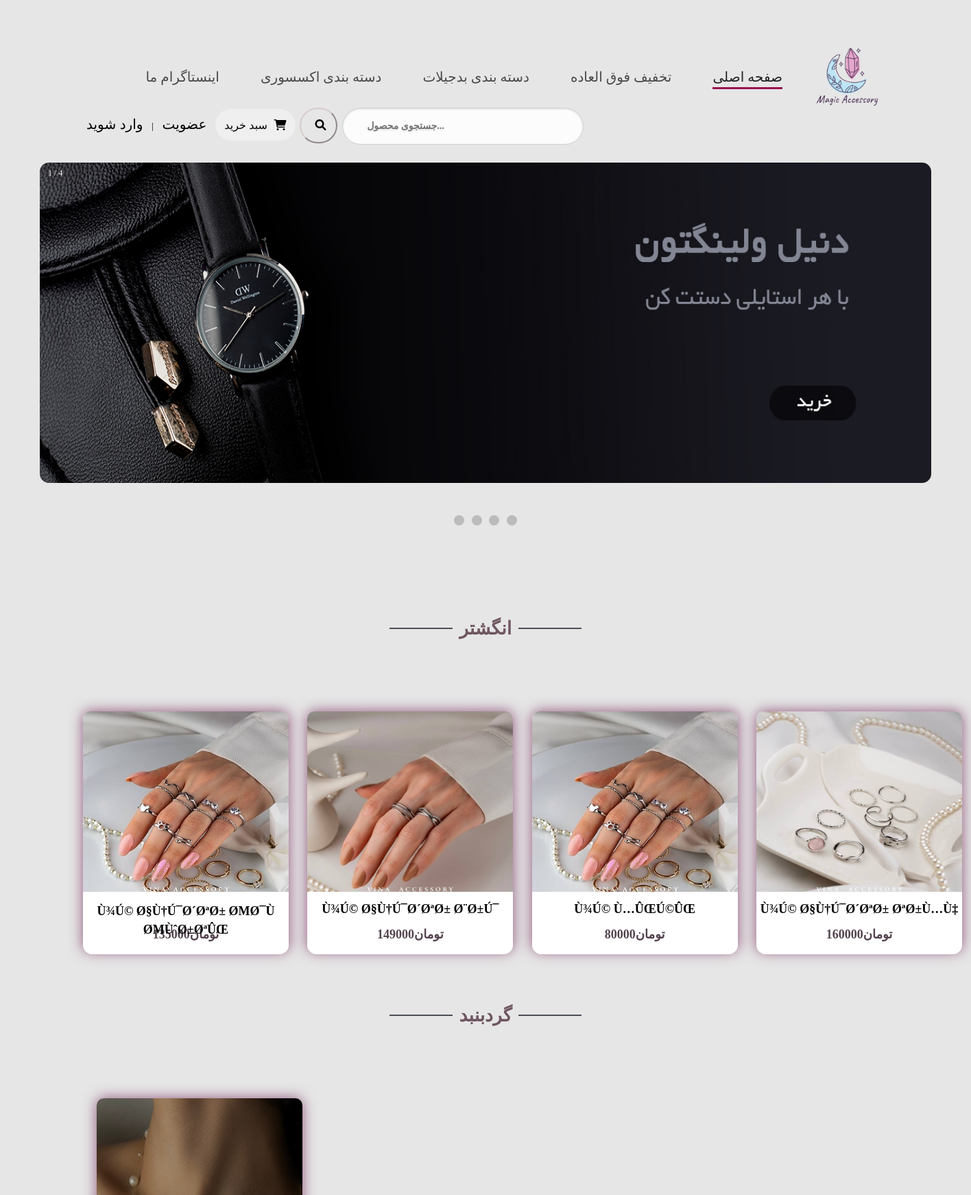
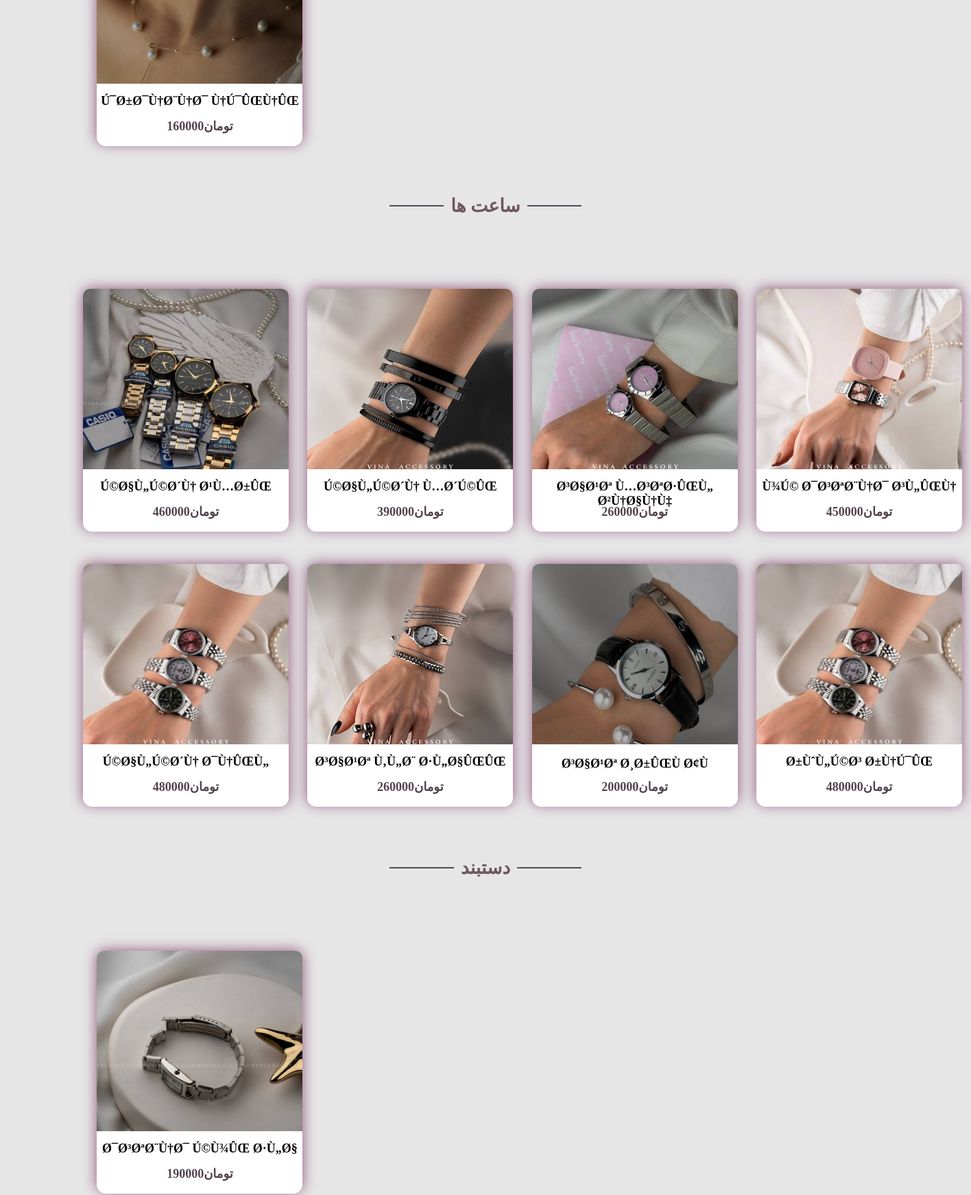
Page /sort.php (upper part) on the committed database (2 pictures, top to bottom).
### tables this page shows
CREATE TABLE IF NOT EXISTS `product` (
  `pro_code` int NOT NULL,
  `pro_name` varchar(200) NOT NULL,
  `pro_price` float NOT NULL,
  `pro_image` varchar(80) NOT NULL,
  `pro_detail` text NOT NULL,
  `pro_created` date NOT NULL,
  `pro_qty` int NOT NULL
);

### sort.php (the view, shortened to what this page needs)
<?php
include ("includes/header.php");
 $link = mysqli_connect("localhost","root","","shop_acessory");
 $query = "SELECT * FROM product";
 $result = mysqli_query($link,$query);
?>
 <div class="a">
        <div class="hr">
            <hr>
            <b>  انگشتر  </b>
            <hr>
          </div>
          <div class="p">
 <table width="80%" style="border:0px;margin-left: 65pt;">
    <tr>
		<?php
		$counter=0;
		while($row=mysqli_fetch_array($result)){
            if($counter < 8){
                if ($row['pro_code'] > 0 && $row['pro_code']<100) {
			$counter++;
		?>
      <td style="width: 33%; border:0; ">
    <div class="container" >
        <div class="table-price" style="width: 300px;height: 350px">
              <div class="pic-item" >
                   <div   height="150px" id="Layer_1"   width="150px" >
                   <a href="product.php?id=<?php echo($row['pro_code']) ?>">
                                      <img src="image/<?php echo($row['pro_image']) ?>" />
                           </a>
                   </div>
               </div>
               <div class="description" >
                      <h1 class="title"><?php echo($row['pro_name']) ?></h1>
                      <br><br>
                      <h2  class="title2"><?php echo($row['pro_price']) ?>تومان </h2 >
                </div>
        </div>
  </div>
  </td>
  <?php
	if ($counter % 4 == 0) {
                echo "</tr><tr>";
            }
        }
    }
        }
	?>
</table>
</div>
<?php
 $result1 = mysqli_query($link,$query);
?>
<div class="a">
        <div class="hr">
            <hr>
            <b>  گردبنبد  </b>
            <hr>
          </div>
          <div class="p">
 <table width="80%" style="border:0px;margin-left: 65pt;">
    <tr>
		<?php
		$counter=0;
		while($row=mysqli_fetch_array($result1)){
            if($counter < 8){
                if ($row['pro_code'] > 200 && $row['pro_code']<300) {
			$counter++;
		?>
      <td style="width: 33%; border:0; ">
    <div class="container" >
        <div class="table-price" style="width: 300px;height: 350px">
              <div class="pic-item" >
                   <div   height="150px" id="Layer_1"   width="150px" >
                   <a href="product.php?id=<?php echo($row['pro_code']) ?>">
                                      <img src="image/<?php echo($row['pro_image']) ?>" />
                           </a>
                   </div>
               </div>
               <div class="description" >
                      <h1 class="title"><?php echo($row['pro_name']) ?></h1>
                      <br><br>
                      <h2  class="title2"><?php echo($row['pro_price']) ?>تومان </h2 >
                </div>
        </div>
  </div>
  </td>
  <?php
        }
    }
        }
        while ($counter % 4 != 0) {
            echo '<td style="border:0;"></td>';
            $counter++;
        }
	?>
</table>
<?php
 $result2 = mysqli_query($link,$query);
?>
</div>
    <div class="a">
        <div class="hr">
            <hr>
            <b>   ساعت ها   </b>
            <hr>
          </div>
          <div class="p">
 <table width="80%" style="border:0px;margin-left: 65pt;">
    <tr>
		<?php
		$counter=0;
		while($row=mysqli_fetch_array($result2)){
            if($counter < 8){
                if ($row['pro_code'] > 300 && $row['pro_code']<400) {
			$counter++;
		?>
      <td style="width: 33%; border:0; ">
    <div class="container" >
        <div class="table-price" style="width: 300px;height: 350px">
              <div class="pic-item" >
                   <div   height="150px" id="Layer_1"   width="150px" >
                   <a href="product.php?id=<?php echo($row['pro_code']) ?>">
                                      <img src="image/<?php echo($row['pro_image']) ?>" />
                           </a>
                   </div>
               </div>
               <div class="description" >
                      <h1 class="title"><?php echo($row['pro_name']) ?></h1>
                      <br><br>
                      <h2  class="title2"><?php echo($row['pro_price']) ?>تومان </h2 >
                </div>
        </div>
  </div>
  </td>
  <?php
	if ($counter % 4 == 0) {
                echo "</tr><tr>";
            }
        }
    }
        }
	?>
</table>
</div>
<?php
 $result3 = mysqli_query($link,$query);
?>
<div class="a">
        <div class="hr">
            <hr>
            <b>   دستبند  </b>
            <hr>
          </div>
          <div class="p">
 <table width="80%" style="border:0px;margin-left: 65pt;">
    <tr>
		<?php
		$counter=0;
		while($row=mysqli_fetch_array($result3)){
            if($counter < 8){
                if ($row['pro_code'] > 400 && $row['pro_code']<500) {
			$counter++;
		?>
      <td style="width: 33%; border:0; ">
    <div class="container" >
        <div class="table-price" style="width: 300px;height: 350px">
              <div class="pic-item" >
                   <div   height="150px" id="Layer_1"   width="150px" >
                   <a href="product.php?id=<?php echo($row['pro_code']) ?>">
                                      <img src="image/<?php echo($row['pro_image']) ?>" />
                           </a>
                   </div>
               </div>
               <div class="description" >
                      <h1 class="title"><?php echo($row['pro_name']) ?></h1>
                      <br><br>
                      <h2  class="title2"><?php echo($row['pro_price']) ?>تومان </h2 >
                </div>
        </div>
  </div>
  </td>
  <?php
        }
    }
        }
        while ($counter % 4 != 0) {
            echo '<td style="border:0;"></td>';
            $counter++;
        }
	?>
</table>
</div>
<div class="a">
<?php
include ("includes/footer.php");
?>

### style.css (style rules this page uses)
body { background-color: #e6e6e6; }
.hr { padding-top: 40pt; display: flex; align-items: center; gap: 10px; margin-left:40%; margin-right:40%; font-size: 20pt; color: #6f5661; }
.hr hr { flex-grow: 1; border: none; border-top: 2px solid #4d4e58; }
.container .table-price { background: #F3F2F6; width: 400px; height: 100%; border-radius: 10px; float:right; position: relative; box-shadow: 0px 0px 20px #8d5278; transition: 0.3s ease-in-out; cursor: pointer; margin-top: 2.5%; }
.container { width: 350px; height: 300px; padding-top: 30pt; display: inline-block; margin-left: -20pt; margin-top: 40pt; }
.container .table-price .pic-item { width: 65%; height: 60%; position: relative; }
.container .table-price .description { background: white; width: 100%; height: 26%; border-bottom-left-radius: 10pt; border-bottom-right-radius: 10pt; position: relative; }
.container .table-price .description .title { width: 100%; font-size: 18px; font-weight: 700; text-align:center; text-transform: uppercase; display: block; position: absolute; }
.title { margin-top: 5%; }
.title2 { font-size: 18px; font-weight: 700; text-align:center; text-transform: uppercase; color: #53434e; }
.pic-item { width: 375px; height:260px; }
.pic-item img { width: 300px; height: 250pt; border-radius: 10px; }
.description { margin-top: 40pt; }
.p { text-align: center; }
.a { padding-top: 55pt; text-align: center; }

### rows in the picture
product: pro_image (picture), pro_name "Ù¾Ú© Ø§Ù†Ú¯Ø´ØªØ± ØΜØ¯Ù ØΜÙˆØ±ØªÛŒ", pro_price "135000"
product: pro_image (picture), pro_name "Ù¾Ú© Ø§Ù†Ú¯Ø´ØªØ± Ø¨Ø±Ú¯", pro_price "149000"
product: pro_image (picture), pro_name "Ù¾Ú© Ù…ÛŒÚ©ÛŒ", pro_price "80000"
product: pro_image (picture), pro_name "Ù¾Ú© Ø§Ù†Ú¯Ø´ØªØ± ØªØ±Ù…Ù‡", pro_price "160000"
product: pro_image (picture), pro_name "Ú¯Ø±Ø¯Ù†Ø¨Ù†Ø¯ Ù†Ú¯ÛŒÙ†ÛŒ", pro_price "160000"
product: pro_image (picture), pro_name "Ú©Ø§Ù„Ú©Ø´Ù† Ø¹Ù…Ø±ÛŒ", pro_price "460000"
product: pro_image (picture), pro_name "Ú©Ø§Ù„Ú©Ø´Ù† Ù…Ø´Ú©ÛŒ", pro_price "390000"
product: pro_image (picture), pro_name "Ø³Ø§Ø¹Øª Ù…Ø³ØªØ·ÛŒÙ„ Ø²Ù†Ø§Ù†Ù‡", pro_price "260000"
product: pro_image (picture), pro_name "Ù¾Ú© Ø¯Ø³ØªØ¨Ù†Ø¯ Ø³Ù„ÛŒÙ†", pro_price "450000"
product: pro_image (picture), pro_name "Ú©Ø§Ù„Ú©Ø´Ù† Ø¯Ù†ÛŒÙ„", pro_price "480000"
product: pro_image (picture), pro_name "Ø³Ø§Ø¹Øª Ù‚Ù„Ø¨ Ø·Ù„Ø§ÛŒÛŒ", pro_price "260000"
product: pro_image (picture), pro_name "Ø³Ø§Ø¹Øª Ø¸Ø±ÛŒÙ Ø¢Ù", pro_price "200000"
product: pro_image (picture), pro_name "Ø±ÙˆÙ„Ú©Ø³ Ø±Ù†Ú¯ÛŒ", pro_price "480000"
product: pro_image (picture), pro_name "Ø¯Ø³ØªØ¨Ù†Ø¯ Ú©Ù¾ÛŒ Ø·Ù„Ø§", pro_price "190000"
